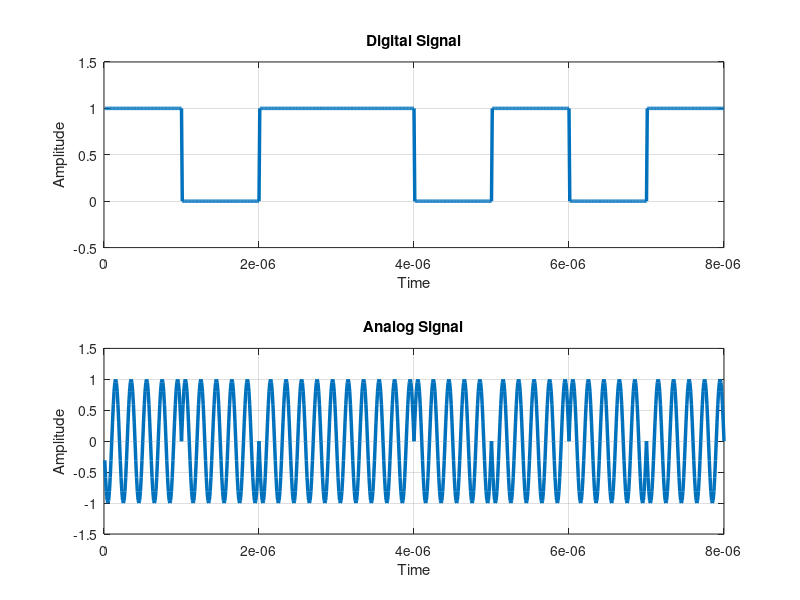

Write the MATLAB code that produced this figure.
clc
clear;
close all;
x=[1 0 1 1 0 1 0 1];%digital data
disp(x);

bp=0.000001; %bit period

bit=[];

for n=1:1:length(x)
    if x(n)==0
        se=zeros(1,100);
    else
        se=ones(1,100);
    end
    bit=[bit se];
end

t1=bp/100:bp/100:length(x)*bp;

subplot(2,1,1);
plot(t1,bit,'LineWidth',2.5);grid on;
axis([0 length(x)*bp -0.5 1.5]);
xlabel('Time');
ylabel('Amplitude');
title('Digital Signal');

%PSK
t4=bp/100:bp/100:bp;

A1=1;

f0=5/bp;
%f1=10/bp;
s=[];

for n=1:1:length(x)
    if x(n)==0
        y=A1*sin(2*pi*f0*t4);
    else
        y=-A1*sin(2*pi*f0*t4);
    end
    s=[s y];
end

subplot(2,1,2);
plot(t1,s,'LineWidth',2.5);grid on;
axis([0 length(x)*bp -1.5 1.5]);
xlabel('Time');
ylabel('Amplitude');
title('Analog Signal');
